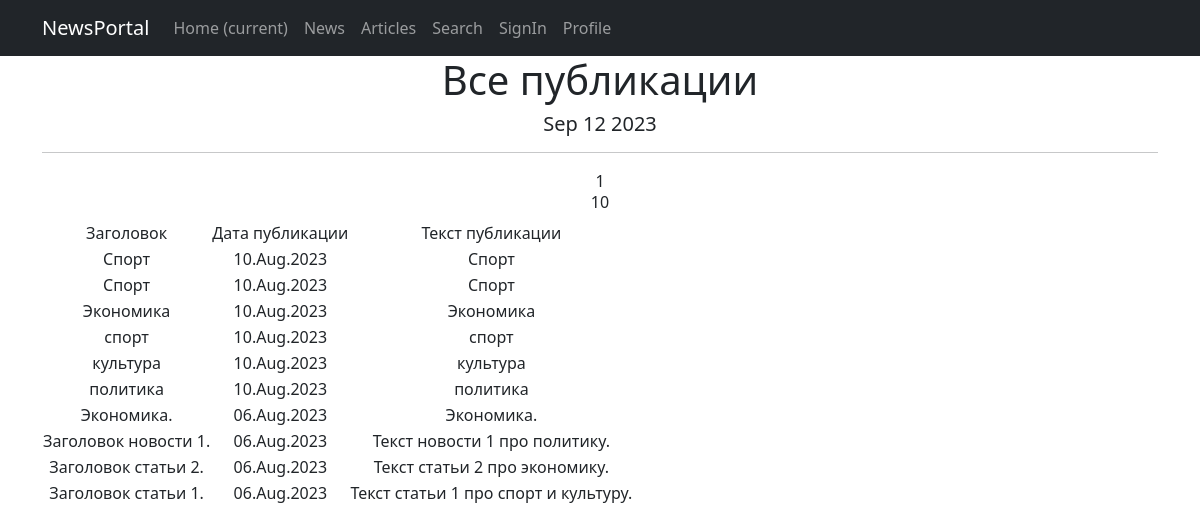
The page /posts/ (signed in) on the database its author committed.
### news/models.py (models this page shows, shortened)
class Post(models.Model):
    article = 'AR'
    news = 'NE'
    POSITIONS = [
        (article, 'Статья'),
        (news, 'Новости')
    ]
    post_type = models.CharField(max_length=2, choices=POSITIONS, default=news)
    created = models.DateTimeField(auto_now_add=True)
    title = models.CharField(max_length=255)
    text = models.TextField()
    post_rating = models.IntegerField(default=0)
    author = models.ForeignKey(Author, on_delete=models.CASCADE)
    category = models.ManyToManyField(Category, through='PostCategory')

### news/views.py (the view)
# urls.py: path('posts/', cache_page(60)(PostList.as_view()), name='post_list'),
class PostList(LoginRequiredMixin, ListView):
    model = Post
    template_name = 'posts.html'
    context_object_name = 'posts'
    paginate_by = 10
    def get_queryset(self):
        queryset = super().get_queryset()
        return queryset.order_by('-created')

### news/templatetags/custom_filters.py (called while the page is built)
@register.filter()
def censor(value):
    words = value.split()
    result = []
    for word in words:
        if word in bad_words:
            result.append(word[0] + "*"*(len(word)-2) + word[-1])
        else:
            result.append(word)
    return " ".join(result)

### news/templatetags/custom_tags.py (called while the page is built)
@register.simple_tag()
def current_time(format_string='%b %d %Y'):
    return datetime.utcnow().strftime(format_string)

### templates/posts.html (shortened to what this page needs)
{% extends 'flatpages/default.html' %}
{% load custom_filters %}
{% load custom_tags %}
{% block content %}
    <h1>Все публикации</h1>
    <h5>{% current_time '%b %d %Y' %}</h5>
    <hr>
    {{ page_obj.number }}
    {% if posts %}
        <h6>{{ posts|length }}</h6>
        <table>
            <tr>
                <td>Заголовок</td>
                <td>Дата публикации</td>
                <td>Текст публикации</td>
            </tr>
            {% for post in posts %}
            <tr>
                <td>{{ post.title|censor }}</td>
                <td>{{ post.created|date:'d.M.Y' }}</td>
                <td>{{ post.text|truncatewords:20|censor }}</td>
            </tr>
            {% endfor %}
        </table>
    {% else %}
        <h2>Публикаций нет!</h2>
    {% endif %}
{% endblock content %}

### rows shown on the page
Post: title|censor "Спорт", created "10.Aug.2023", text|censor "Спорт"
Post: title|censor "Спорт", created "10.Aug.2023", text|censor "Спорт"
Post: title|censor "Экономика", created "10.Aug.2023", text|censor "Экономика"
Post: title|censor "спорт", created "10.Aug.2023", text|censor "спорт"
Post: title|censor "культура", created "10.Aug.2023", text|censor "культура"
Post: title|censor "политика", created "10.Aug.2023", text|censor "политика"
Post: title|censor "Экономика.", created "06.Aug.2023", text|censor "Экономика."
Post: title|censor "Заголовок новости 1.", created "06.Aug.2023", text|censor "Текст новости 1 про политику."
Post: title|censor "Заголовок статьи 2.", created "06.Aug.2023", text|censor "Текст статьи 2 про экономику."
Post: title|censor "Заголовок статьи 1.", created "06.Aug.2023", text|censor "Текст статьи 1 про спорт и культуру."

### other values the page prints
{{ page_obj.number }} "1"
{{ posts|length }} "10"
